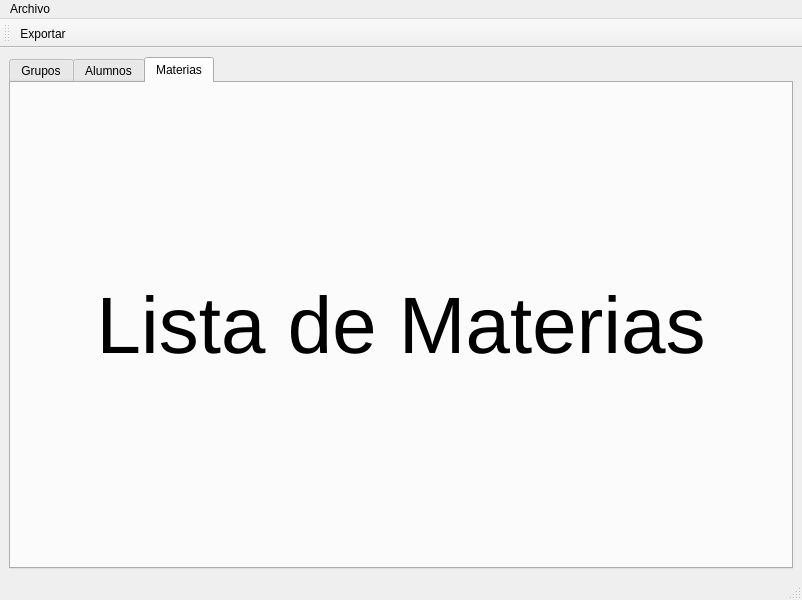
<?xml version="1.0" encoding="UTF-8"?>
<ui version="4.0">
 <class>ResultadosForm</class>
 <widget class="QMainWindow" name="ResultadosForm">
  <property name="geometry">
   <rect>
    <x>0</x>
    <y>0</y>
    <width>802</width>
    <height>600</height>
   </rect>
  </property>
  <property name="windowTitle">
   <string>MainWindow</string>
  </property>
  <widget class="QWidget" name="centralwidget">
   <layout class="QVBoxLayout" name="verticalLayout">
    <item>
     <widget class="QTabWidget" name="tabWidget">
      <property name="currentIndex">
       <number>2</number>
      </property>
      <widget class="QWidget" name="gruposTab">
       <property name="minimumSize">
        <size>
         <width>772</width>
         <height>0</height>
        </size>
       </property>
       <attribute name="title">
        <string>Grupos</string>
       </attribute>
       <layout class="QGridLayout" name="gridLayout">
        <item row="0" column="0">
         <layout class="QVBoxLayout" name="verticalLayout_3">
          <item>
           <widget class="QLabel" name="label">
            <property name="font">
             <font>
              <pointsize>60</pointsize>
             </font>
            </property>
            <property name="text">
             <string>Lista de Grupos</string>
            </property>
            <property name="alignment">
             <set>Qt::AlignCenter</set>
            </property>
           </widget>
          </item>
         </layout>
        </item>
       </layout>
      </widget>
      <widget class="QWidget" name="alumnosTab">
       <attribute name="title">
        <string>Alumnos</string>
       </attribute>
       <layout class="QGridLayout" name="gridLayout_2">
        <item row="0" column="0">
         <layout class="QVBoxLayout" name="verticalLayout_4">
          <item>
           <widget class="QLabel" name="label_2">
            <property name="font">
             <font>
              <pointsize>60</pointsize>
             </font>
            </property>
            <property name="text">
             <string>Lista de Alumnos</string>
            </property>
            <property name="alignment">
             <set>Qt::AlignCenter</set>
            </property>
           </widget>
          </item>
         </layout>
        </item>
       </layout>
      </widget>
      <widget class="QWidget" name="materiasTab">
       <attribute name="title">
        <string>Materias</string>
       </attribute>
       <layout class="QGridLayout" name="gridLayout_3">
        <item row="0" column="0">
         <layout class="QVBoxLayout" name="verticalLayout_5">
          <item>
           <widget class="QLabel" name="label_3">
            <property name="font">
             <font>
              <pointsize>60</pointsize>
             </font>
            </property>
            <property name="text">
             <string>Lista de Materias</string>
            </property>
            <property name="alignment">
             <set>Qt::AlignCenter</set>
            </property>
           </widget>
          </item>
         </layout>
        </item>
       </layout>
      </widget>
     </widget>
    </item>
   </layout>
  </widget>
  <widget class="QMenuBar" name="menubar">
   <property name="geometry">
    <rect>
     <x>0</x>
     <y>0</y>
     <width>802</width>
     <height>25</height>
    </rect>
   </property>
   <widget class="QMenu" name="menuArchivo">
    <property name="title">
     <string>Archivo</string>
    </property>
    <addaction name="actionExportar"/>
   </widget>
   <addaction name="menuArchivo"/>
  </widget>
  <widget class="QStatusBar" name="statusbar"/>
  <widget class="QToolBar" name="toolBar">
   <property name="windowTitle">
    <string>toolBar</string>
   </property>
   <attribute name="toolBarArea">
    <enum>TopToolBarArea</enum>
   </attribute>
   <attribute name="toolBarBreak">
    <bool>false</bool>
   </attribute>
   <addaction name="actionExportar"/>
  </widget>
  <action name="actionExportar">
   <property name="text">
    <string>Exportar</string>
   </property>
  </action>
 </widget>
 <resources/>
 <connections/>
</ui>
